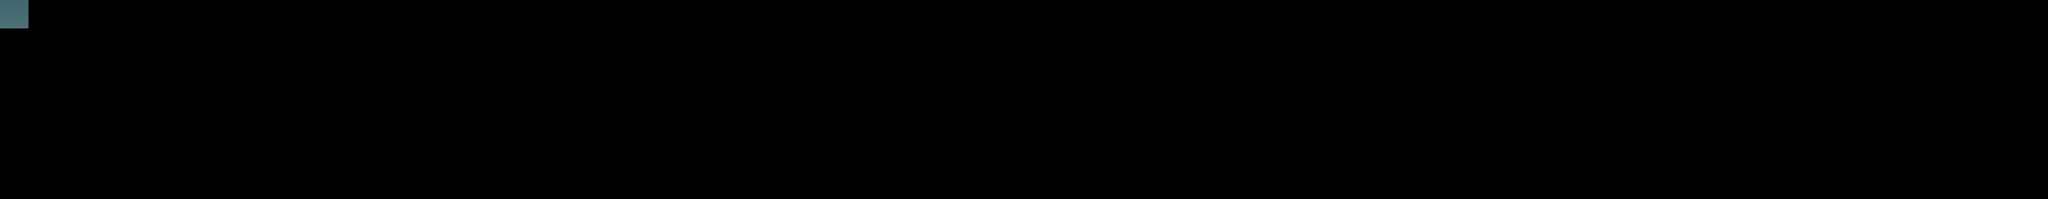

Below is a game level as drawn by its tile map, then a one-line description and the .tmx that defines it (tile-layer data replaced by summaries):
An orthogonal 72x7 tile map with 64x64 px tiles, 1 tile layer (Tile Layer 1) and 35 objects.

<map version="1.0" orientation="orthogonal" renderorder="left-down" width="72" height="7" tilewidth="64" tileheight="64" nextobjectid="368">
 <tileset firstgid="1" name="background" tilewidth="64" tileheight="64">
  <image source="background.png" width="800" height="480" />
 </tileset>
 <layer name="Tile Layer 1" width="72" height="7">
  <data>[504 cells, 1 non-empty, 1 distinct tile ids]</data>
 </layer>
 <objectgroup name="floor">
  <object id="322" x="-16" y="426.057" width="4616" height="16.3665" />
 </objectgroup>
 <objectgroup name="ladder" />
 <objectgroup name="ladder2" />
 <objectgroup name="minifort">
  <object id="340" x="484" y="332" width="64" height="76" />
  <object id="341" x="1176" y="344" width="56" height="60" />
  <object id="342" x="2424" y="320" width="80" height="84" />
  <object id="346" x="4412" y="312" width="64" height="80" />
 </objectgroup>
 <objectgroup name="bigfort">
  <object id="343" x="3160" y="340" width="64" height="72" />
  <object id="344" x="1848" y="336" width="68" height="76" />
  <object id="345" x="4156" y="332" width="68" height="56" />
 </objectgroup>
 <objectgroup name="stand_man">
  <object id="333" x="128" y="336" width="56" height="76" />
  <object id="334" x="1608" y="336" width="64" height="76" />
  <object id="335" x="2768" y="336" width="64" height="72" />
  <object id="347" x="2916" y="328" width="68" height="76" />
  <object id="348" x="1440" y="332" width="64" height="76" />
 </objectgroup>
 <objectgroup name="hide_man">
  <object id="336" x="840" y="336" width="60" height="72" />
  <object id="337" x="2168" y="332" width="76" height="80" />
  <object id="338" x="3516" y="328" width="60" height="84" />
  <object id="339" x="3796" y="328" width="64" height="72" />
 </objectgroup>
 <objectgroup name="moveEnemy" />
 <objectgroup name="bridge_head" />
 <objectgroup name="bridge_body" />
 <objectgroup name="bridge_tail" />
 <objectgroup name="rewardM" />
 <objectgroup name="rewardF" />
 <objectgroup name="rewardS" />
 <objectgroup name="rewardFlyS" />
 <objectgroup name="rewardFlyF" />
 <objectgroup name="item_plane" />
 <objectgroup name="item_tank" />
 <objectgroup name="tank" />
 <objectgroup name="plane">
  <object id="353" x="1688" y="100" width="108" height="64" />
  <object id="354" x="1976" y="80" width="108" height="52" />
  <object id="355" x="2232" y="44" width="108" height="56" />
  <object id="356" x="2532" y="-4" width="100" height="60" />
 </objectgroup>
 <objectgroup name="plane2">
  <object id="357" x="204" y="96" width="76" height="56" />
  <object id="358" x="424" y="20" width="88" height="60" />
  <object id="359" x="432" y="196" width="88" height="60" />
  <object id="360" x="660" y="100" width="96" height="68" />
 </objectgroup>
 <objectgroup name="tank2">
  <object id="349" x="2004" y="344" width="68" height="68" />
  <object id="350" x="2588" y="332" width="88" height="72" />
  <object id="351" x="3332" y="344" width="84" height="64" />
  <object id="352" x="3648" y="344" width="88" height="64" />
 </objectgroup>
 <objectgroup name="item_helicopter" />
 <objectgroup name="plane_bomb_back">
  <object id="364" x="4040" y="28" width="76" height="56" />
  <object id="365" x="2780" y="148" width="96" height="56" />
  <object id="366" x="1100" y="44" width="128" height="68" />
 </objectgroup>
 <objectgroup name="plane_bomb">
  <object id="361" x="3072" y="28" width="80" height="44" />
  <object id="362" x="3404" y="28" width="108" height="48" />
  <object id="363" x="3796" y="24" width="100" height="52" />
 </objectgroup>
</map>
